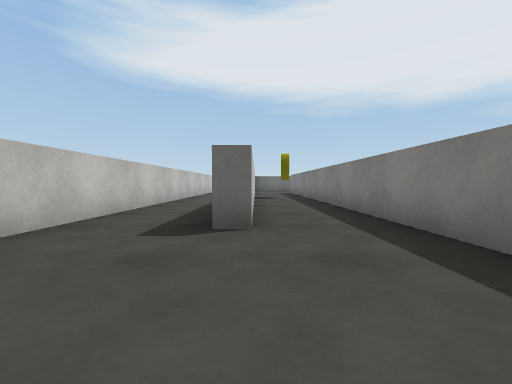
View 1 (above)

16 first-person views from a walk through a Unity game level. The camera is 0.55 m above the floor, tilts 2° down and sees 90° across. The floor is counted in squares, 1 m on a side. Each view is taken from the middle of a square. On the plan, view 1 faces up. The plan holds only what a view shows up to about 9 squares ahead; the rest is blank. The place goes on beyond the plan. The player character is not drawn. Surface patterns are stand-ins for the level's own textures.

View 2
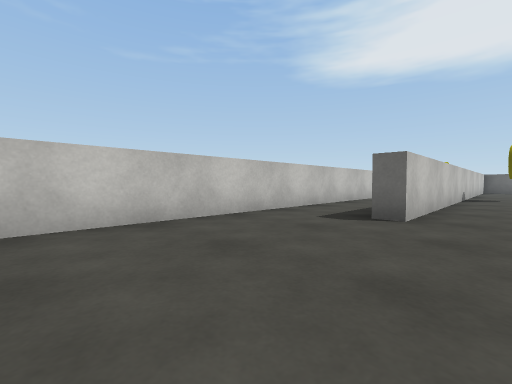

View 3
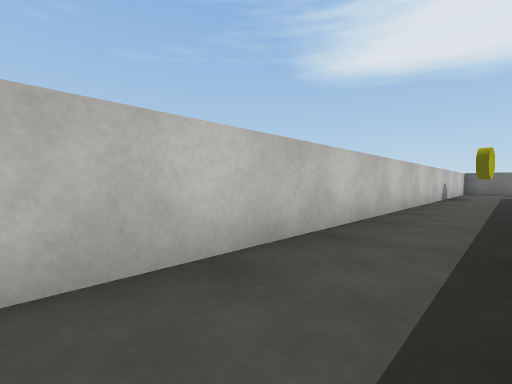

View 4
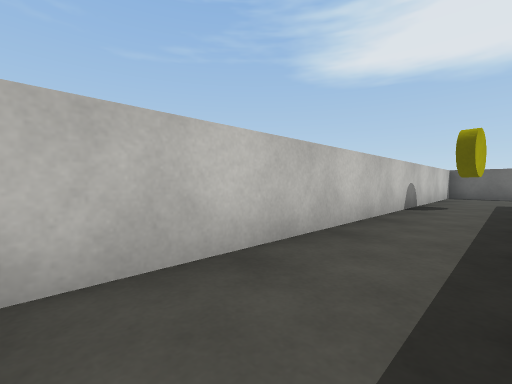

View 5
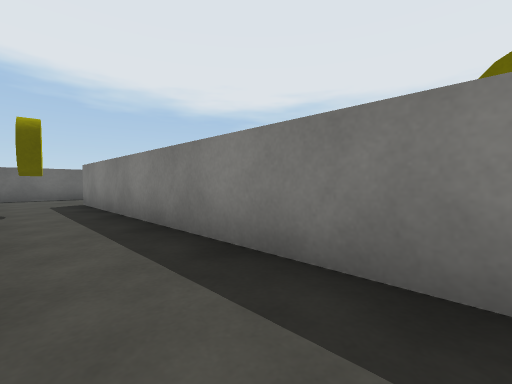

View 6
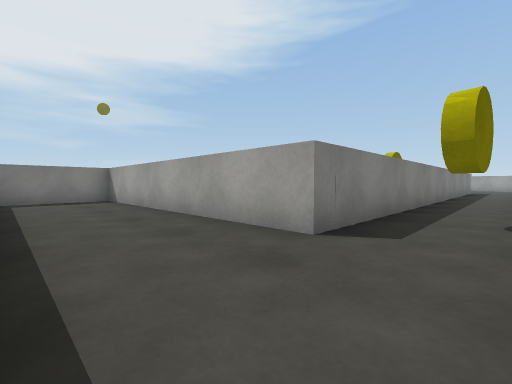

View 7
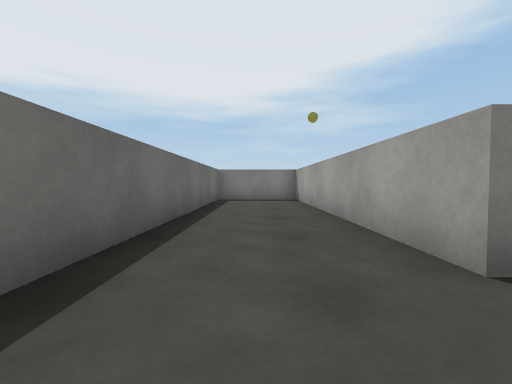

View 8
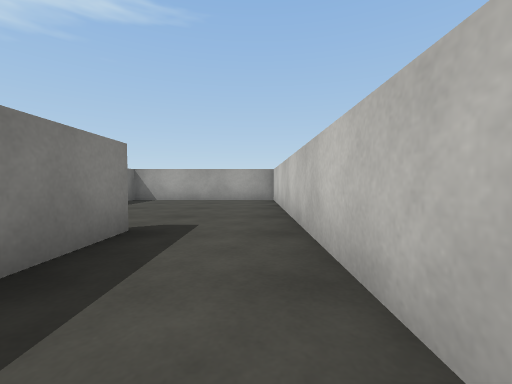

View 9
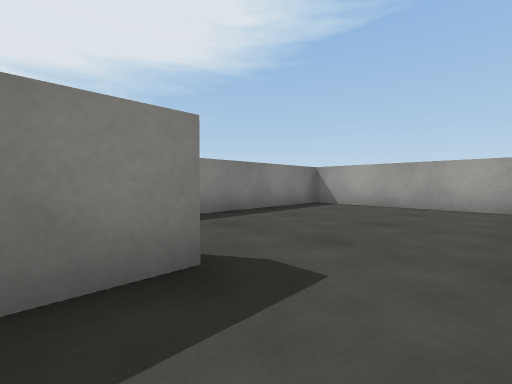

View 10
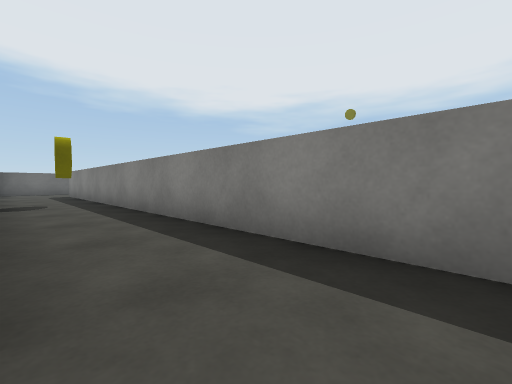

View 11
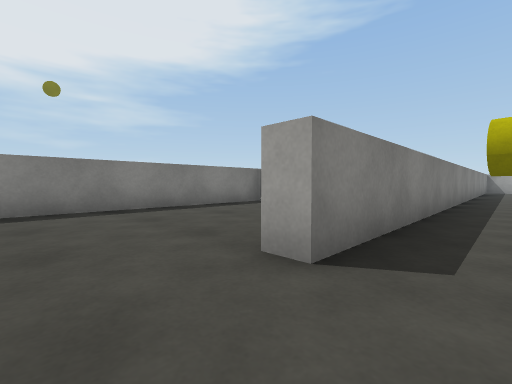

View 12
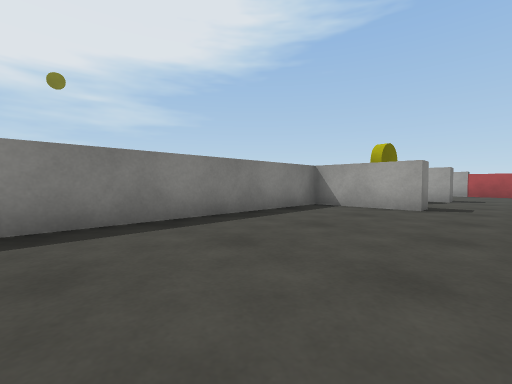

View 13
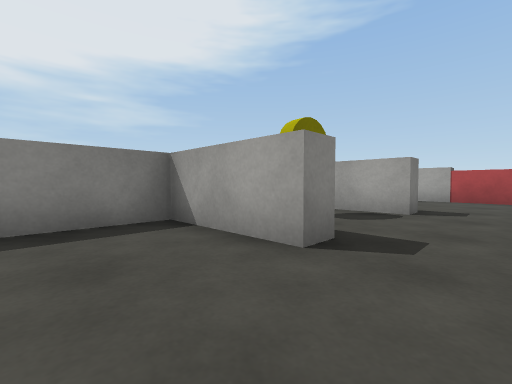

View 14
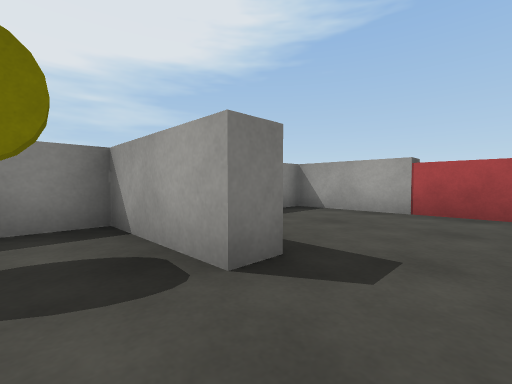

View 15
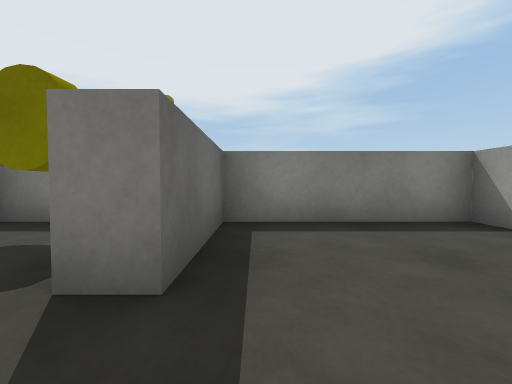

View 16
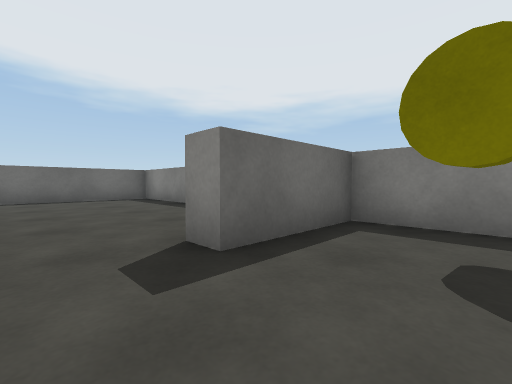

### Floor plan
Points are (right, up) in squares from view 1. A wall is a line through its corners. A room is listed if a view was taken in it or the views show most of it. See-through windows are left out.
Room 1 (views 1, 2, 3, 4, 5, 6, 7, 8, 9, 10, 11)
walls: (-0.1, 10.8) (-0.1, 3.1) (-0.5, 3.1) (-0.5, 4.6); (-0.5, 8.8) (-0.5, 17.7) (6.6, 17.7) (6.6, 20.3) (-2.6, 20.3) (-2.6, -2.3) (2, -2.3) (2, 14.5) (2.5, 14.5)
ways out: opening at (2, 15.5) to room 2
objects: yellow cylinder (-2, 16); yellow cylinder (1, 10)
Room 2 (views 12, 13)
walls: (4.2, 10.2) (6.6, 10.2) (6.6, 17.1) (3, 17.1)
ways out: opening at (2, 15.5) to room 1; opening at (3.5, 10) to room 3
Room 3 (views 14, 16)
walls: (4.2, 6.5) (4.2, 7) (6.6, 7) (6.6, 9.6) (4.2, 9.6) (4.2, 10.2)
ways out: opening at (3.5, 10) to room 2; opening at (3.5, 7) to room 4
objects: yellow cylinder (6, 8)
Room 4 (view 15)
walls: (2.9, 2.9) (6.6, 2.9) (6.6, 6.5) (4.2, 6.5)
ways out: opening at (3.5, 7) to room 3

Positions as (right, up) in squares from view 1, and headings:
1: (0, 0), facing up
2: (1, -1), facing up-left
3: (-1, 5), facing up-left
4: (-1, 9), facing up-left
5: (-2, 10), facing up-right
6: (-2, 20), facing down-right
7: (-2, 19), facing right
8: (-2, 6), facing down
9: (-2, 4), facing down-right
10: (0, 2), facing up-right
11: (1, 16), facing down-right
12: (3, 16), facing down-right
13: (3, 12), facing down-right
14: (3, 8), facing down-right
15: (3, 6), facing right
16: (3, 8), facing up-right
